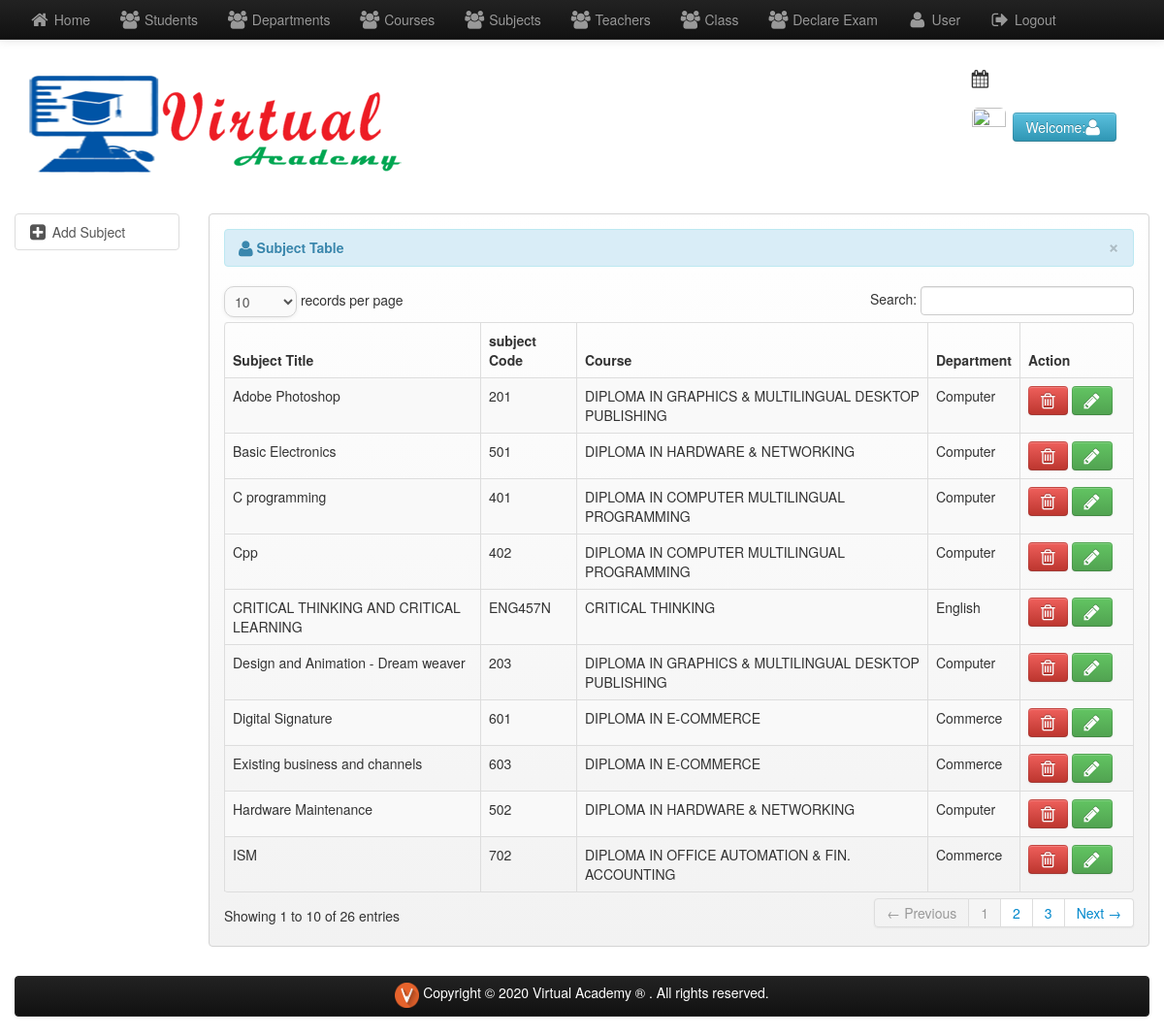
The page /ppt/admin/subject.php (signed in) on the database its author committed.
### tables this page shows
CREATE TABLE IF NOT EXISTS `tbl_subject` (
  `subject_id` int(11) NOT NULL AUTO_INCREMENT,
  `dept_id` int(11) NOT NULL,
  `course_id` varchar(100) NOT NULL,
  `subject_code` varchar(100) NOT NULL,
  `subject_title` varchar(150) NOT NULL,
  PRIMARY KEY (`subject_id`)
);

CREATE TABLE IF NOT EXISTS `tbl_course` (
  `course_id` varchar(100) NOT NULL,
  `course_title` varchar(150) NOT NULL,
  `dept_id` int(100) NOT NULL,
  `major` varchar(100) NOT NULL,
  `fee_structure` int(10) NOT NULL,
  `course_duration` varchar(150) NOT NULL,
  PRIMARY KEY (`course_id`)
);

CREATE TABLE IF NOT EXISTS `tbl_department` (
  `dept_id` int(11) NOT NULL AUTO_INCREMENT,
  `inCharge` varchar(100) NOT NULL,
  `title` varchar(100) NOT NULL,
  `dept_name` varchar(100) NOT NULL,
  PRIMARY KEY (`dept_id`)
);

### ppt/admin/subject.php (the view, shortened to what this page needs)
<?php include('header.php'); ?>
<body>
    <div class="row-fluid">
        <div class="span12">
            <?php include('navbar.php'); ?>
            <div class="container">
                <div class="row-fluid">
                    <div class="span2">
                        <ul class="nav nav-tabs nav-stacked">
                            <li class="active">
                                <a  href="add_subject.php"><i class="icon-plus-sign-alt icon-large"></i>&nbsp;Add Subject</a>
                            </li>
                        </ul>
                    </div>
                    <div class="span10">
                        <div class="hero-unit-3">
                            <table cellpadding="0" cellspacing="0" border="0" class="table table-striped table-bordered" id="example">
                                <div class="alert alert-info">
                                    <button type="button" class="close" data-dismiss="alert">&times;</button>
                                    <strong><i class="icon-user icon-large"></i>&nbsp;Subject Table</strong>
                                </div>
                                <thead>
                                    <tr>
                                        <th>Subject Title </th>
										<th>subject Code</th>
                                        <th>Course</th>
										<th>Department</th>
                                        <th>Action</th>
                                    </tr>
                                </thead>
                                <tbody>
                                    <?php
                                    $query = mysql_query("select * from tbl_subject") or die(mysql_error());
                                    while ($row = mysql_fetch_array($query)) {
                                        $subject= $row['subject_id'];
                                        ?>
                                        <tr class="odd gradeX">
                                    <td><?php echo $row['subject_title']; ?></td>
									<td><?php echo $row['subject_code']; ?></td>
									<td><?php
									$cid=$row['course_id'];
									$array = mysql_query("select course_title from tbl_course where course_id = '$cid'") or die(mysql_error());
									while($r=mysql_fetch_array($array))
									{
										echo $r['course_title'];
									}
									 ?></td>
									 <td>
									 	<?php
										$did=$row['dept_id'];
										$array = mysql_query("select dept_name from tbl_department where dept_id = '$did'") or die(mysql_error());
										while($r=mysql_fetch_array($array))
										{
											echo $r['dept_name'];
										}
									 ?>
									 </td>
                                    <td width="100">
                                        <a rel="tooltip"  title="Delete Subject" id="d<?php echo $subject; ?>"  href="#subjectdelete<?php echo $subject; ?>" role="button"  data-toggle="modal" class="btn btn-danger"><i class="icon-trash icon-large"></i></a>
                                        <a rel="tooltip"  title="Edit Subject" id="e<?php echo $subject; ?>"   href="edit_subject.php<?php echo '?id='.$subject; ?>" class="btn btn-success"><i class="icon-pencil icon-large"></i></a>
                                    </td>
                                    </tr>
                                <?php } ?>
                                </tbody>
                            </table>
                        </div>
                    </div>
                </div>
                <?php include('footer.php'); ?>
            </div>
        </div>
</body>
</html>

### rows shown on the page
tbl_subject: subject_title "C programming", subject_code "401"
tbl_course: course_title "DIPLOMA IN COMPUTER MULTILINGUAL PROGRAMMING"
tbl_department: dept_name "Computer"
tbl_subject: subject_title "Design and Animation - Dream weaver", subject_code "203"
tbl_course: course_title "DIPLOMA IN GRAPHICS & MULTILINGUAL DESKTOP PUBLISHING"
tbl_subject: subject_title "Adobe Photoshop", subject_code "201"
tbl_subject: subject_title "Cpp", subject_code "402"
tbl_subject: subject_title "Basic Electronics", subject_code "501"
tbl_course: course_title "DIPLOMA IN HARDWARE & NETWORKING"
tbl_subject: subject_title "Hardware Maintenance", subject_code "502"
tbl_subject: subject_title "Digital Signature", subject_code "601"
tbl_course: course_title "DIPLOMA IN E-COMMERCE"
tbl_department: dept_name "Commerce"
tbl_subject: subject_title "Existing business and channels", subject_code "603"
tbl_subject: subject_title "ISM", subject_code "702"
tbl_course: course_title "DIPLOMA IN OFFICE AUTOMATION & FIN. ACCOUNTING"
tbl_subject: subject_title "CRITICAL THINKING AND CRITICAL LEARNING", subject_code "ENG457N"
tbl_course: course_title "CRITICAL THINKING"
tbl_department: dept_name "English"
